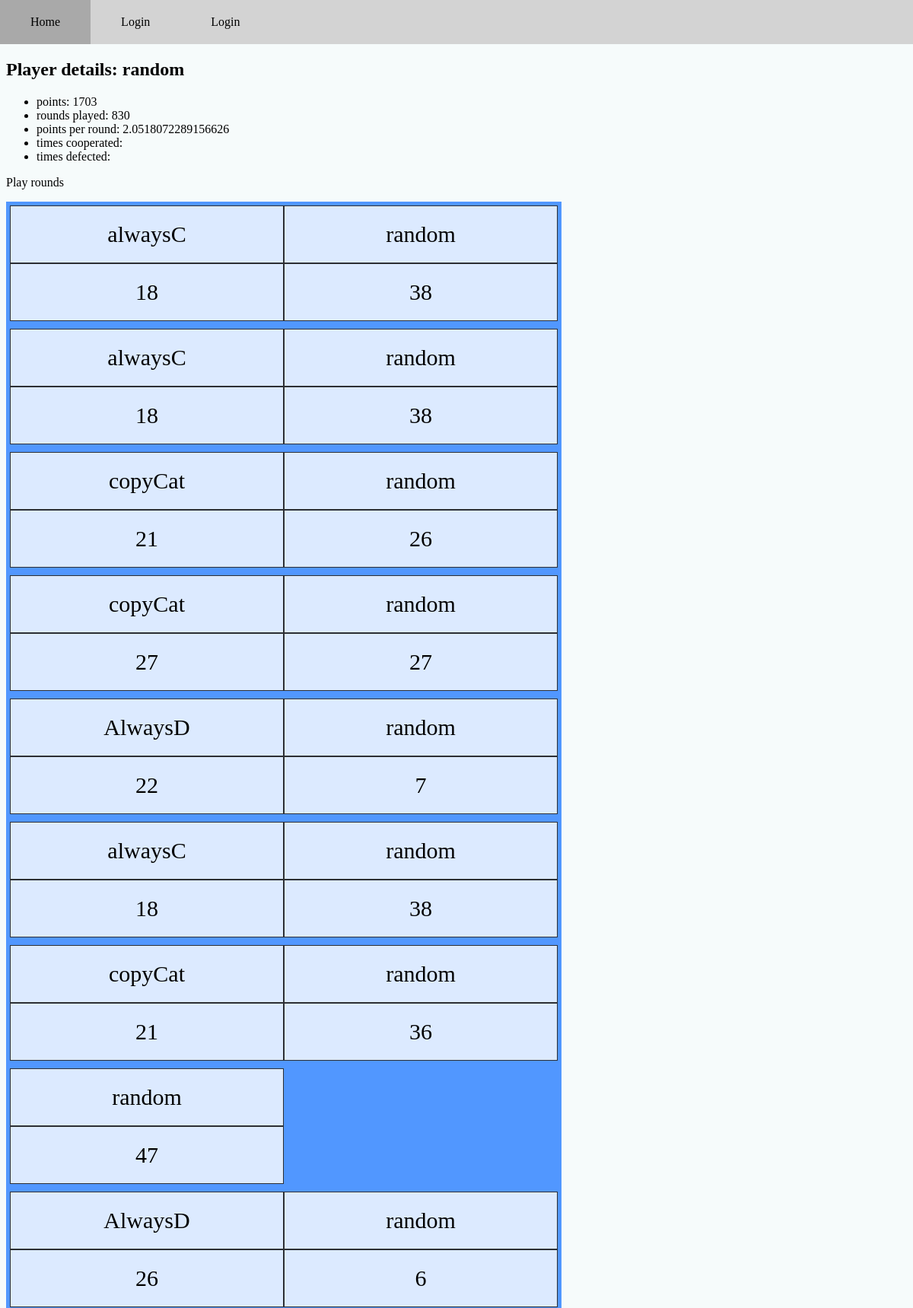
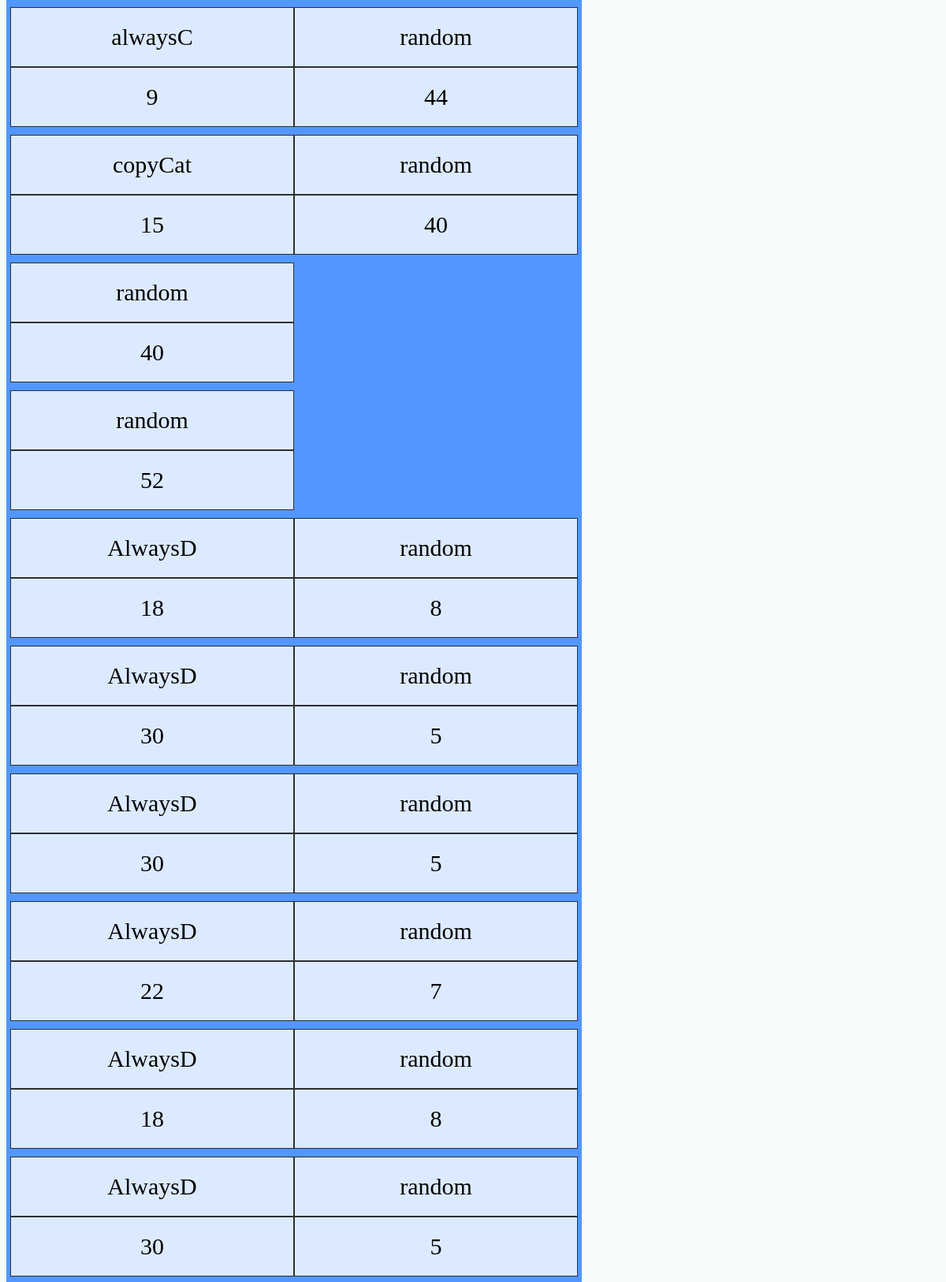
The page /games/playerDetail/11 (signed in, upper part) on the database its author committed (2 pictures, top to bottom).
### games/models.py (models this page shows, shortened)
class Player(models.Model):
    name=models.TextField(max_length=100, default="default")
    user = models.ForeignKey(User, on_delete=models.CASCADE)
    strategy = models.TextField(default="default")
    points = models.IntegerField(default=0)
    rounds_played = models.IntegerField(default=0)
    points_per_round = models.FloatField(default=0)

class MatchSummary(models.Model):
    players = models.ManyToManyField(Player, related_name='matches')
    def getTotalPoints(self, player):
        total = 0
        for round in self.rounds.all():
            for playerPointPair in round.playerPointPairs.all():
                if(player == playerPointPair.player):
                    total += playerPointPair.points
        return total

class RoundData(models.Model):
    match = models.ForeignKey(MatchSummary, related_name='rounds', on_delete=models.CASCADE)

class PlayerPointPair(models.Model):
    round = models.ForeignKey(RoundData, related_name='playerPointPairs', on_delete=models.CASCADE)
    player = models.ForeignKey(Player, on_delete=models.CASCADE)
    points = models.IntegerField(default=0)
    move = models.TextField()

### games/views.py (the view)
# urls.py: path("playerDetail/<int:pk>", views.playerDetail.as_view(), name="playerDetail"),
class playerDetail(generic.DetailView):
    model = Player
    template_name = "games/playerDetail.html"

### games/templatetags/my_tags.py (called while the page is built)
@register.filter
def getTotalPoints(matchSummary, player):
    return matchSummary.getTotalPoints(player)

### games/templates/games/playerDetail.html (shortened to what this page needs)
{% extends 'registration/loggedInBase.html' %}
{% block content %}
{% load my_tags %}
<h2>Player details: {{player.name}}</h2>
<ul>
    <li>points: {{player.points}}</li>
    <li>rounds played: {{player.rounds_played}}</li>
    <li>points per round: {{player.points_per_round}}</li>
    <li>times cooperated: {{player.timesC}}</li>
    <li>times defected: {{player.timesD}}</li>
</ul>
<a href= {% url "games:playRounds" player.id%}>Play rounds</a>
    {% for match in player.matches.all %}
    <div class="grid-container">
        {% for player in match.players.all %}
            <div class="grid-item">{{player.name}}</div>
            <div class="grid-item">{{match|getTotalPoints:player}}</div>
        {% endfor %}
    </div>
    {% endfor %}
{% endblock %}

### prisonersDilemnaWeb/static/css/style.css (style rules this page uses)
body { margin: 0; background-color: #f6fbfb; }
a { text-decoration: none; color: black; }
.grid-container { display: grid; grid-auto-flow: column; grid-template-rows: auto auto; grid-template-columns: repeat(2, max(50px, 30vw)); background-color: rgb(81, 151, 255); padding: 5px; width: max(100px, 60vw); }
.grid-item { background-color: rgba(255, 255, 255, 0.8); border: 1px solid rgba(0, 0, 0, 0.8); padding: 20px; font-size: 30px; text-align: center; }

### rows shown on the page
Player: name "random", points "1703", rounds_played "830", points_per_round "2.0518072289156626"
MatchSummary: id.player_id "18", id.player_id "38"
Player: name "alwaysC"
MatchSummary: id.player_id "18", id.player_id "38"
MatchSummary: id.player_id "21", id.player_id "26"
Player: name "copyCat"
MatchSummary: id.player_id "27"
MatchSummary: id.player_id "22", id.player_id "7"
Player: name "AlwaysD"
MatchSummary: id.player_id "18", id.player_id "38"
MatchSummary: id.player_id "21", id.player_id "36"
MatchSummary: id.player_id "47"
MatchSummary: id.player_id "26", id.player_id "6"
MatchSummary: id.player_id "9", id.player_id "44"
MatchSummary: id.player_id "15", id.player_id "40"
MatchSummary: id.player_id "40"
MatchSummary: id.player_id "52"
MatchSummary: id.player_id "18", id.player_id "8"
MatchSummary: id.player_id "30", id.player_id "5"
MatchSummary: id.player_id "30", id.player_id "5"
MatchSummary: id.player_id "22", id.player_id "7"
MatchSummary: id.player_id "18", id.player_id "8"
MatchSummary: id.player_id "30", id.player_id "5"
